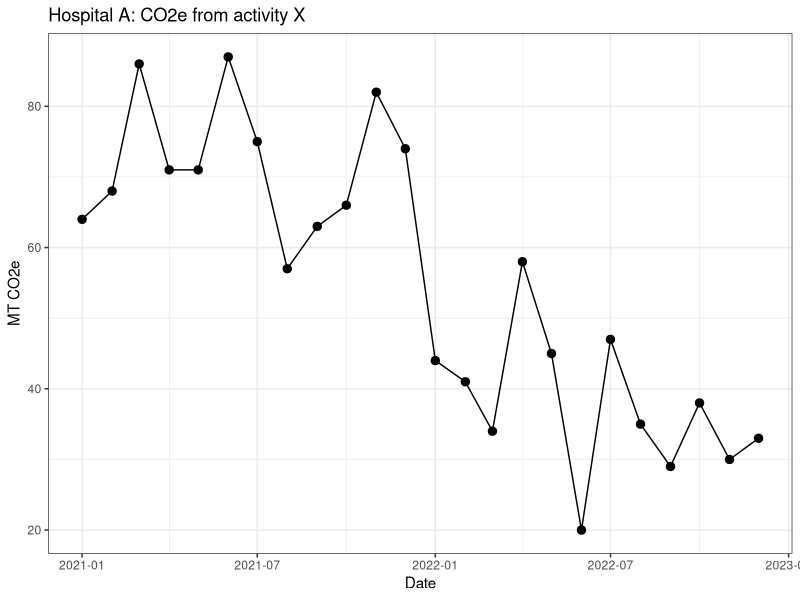
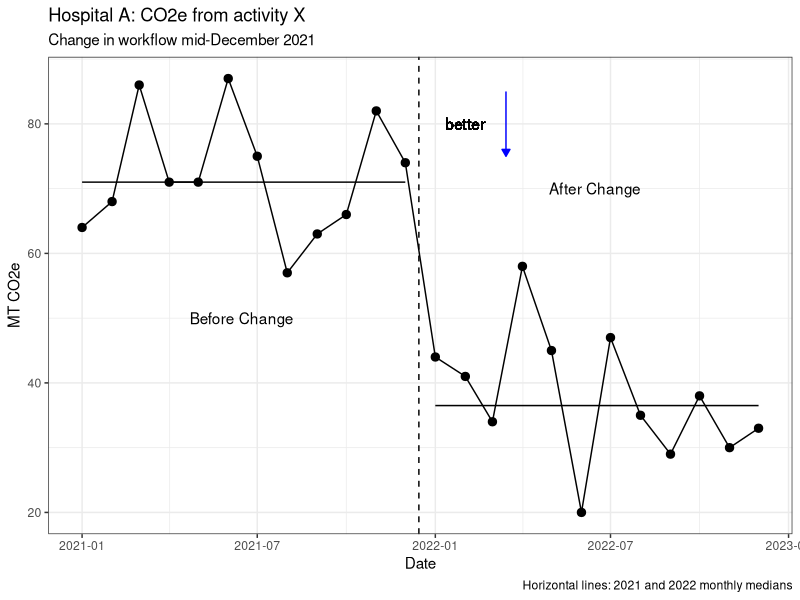
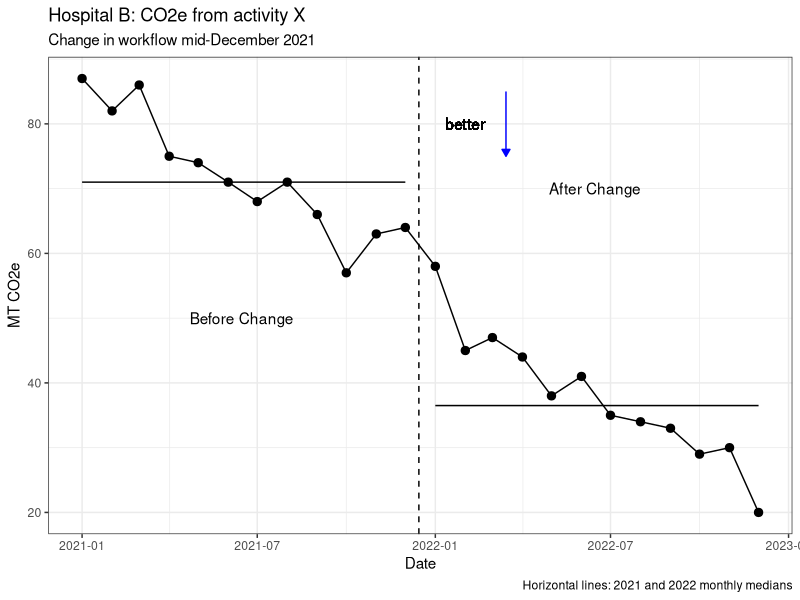
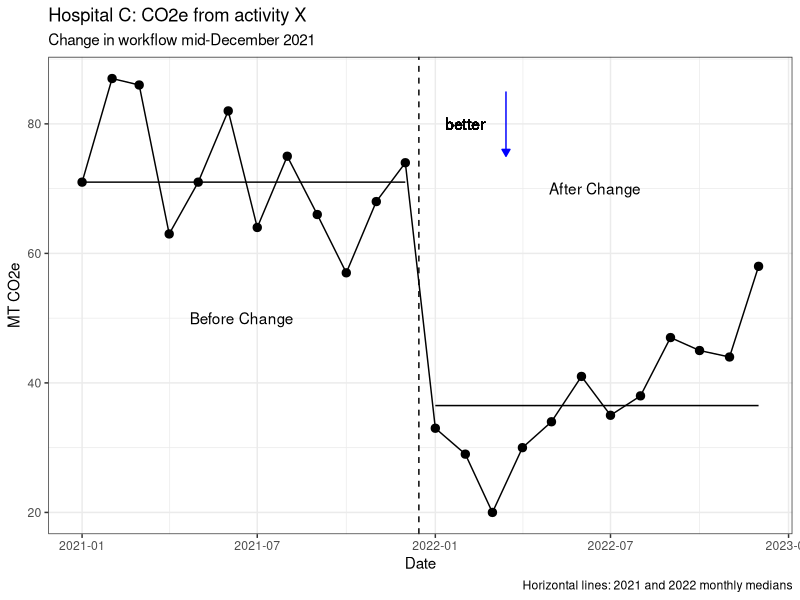
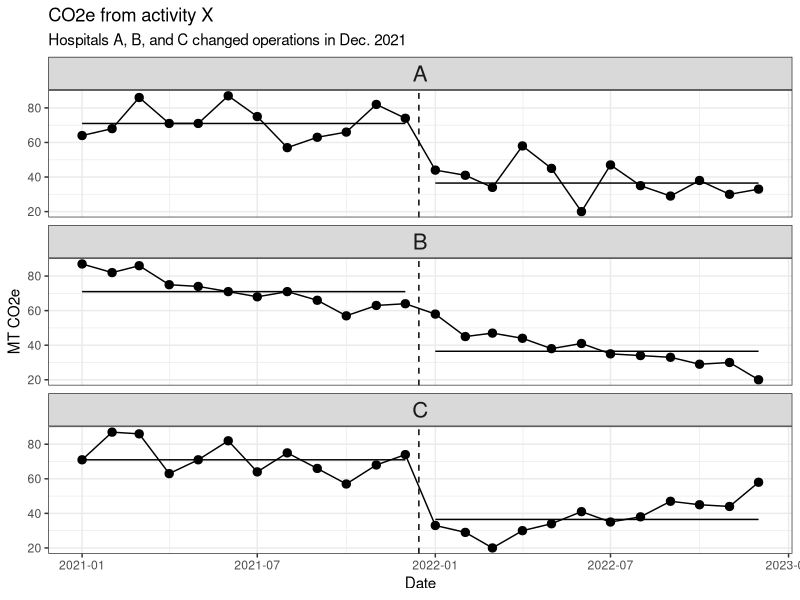

Source code (R) for these figures, in order:
## ---- chunk 1
knitr::opts_chunk$set(echo = FALSE)
library(tidyverse)
library(patchwork)


good_direction_up <- FALSE

text_y_coord_up <- c(70,50)

text_y_coord_down <- c(50,70)

if(good_direction_up) {
  
  text_y_coord <- text_y_coord_up
  
} else {
  
  text_y_coord <- text_y_coord_down 
}


unit_name <- "Hospital"

caption_main_table <- "Yearly Summary Report:  MT CO2e impact, three hospitals"

measure_description <- "tons of CO2e"

measure_label <- "CO2e from activity X"

y_var_name <- "MT CO2e"

## ---- chunk 2

set.seed(123)
y2 <- round(rnorm(n = 12, mean = 70, sd = 10),0)
y1 <- round(rnorm(n = 12, mean = 30, sd = 10),0) + 10

make_perla_df <- function(y1,y2, good_direction = good_direction_up){
      
  if(good_direction){
      y <- c(y1,y2)
      
      median_y1 <- c(rep(median(y1),12), rep(NA, 12))
      
      median_y2 <- c(rep(NA, 12), rep(median(y2), 12))
      
  } else {
      y <- c(y2,y1)
      
      median_y1 <- c(rep(median(y2),12), rep(NA, 12))
      
      median_y2 <- c(rep(NA, 12), rep(median(y1), 12))
  }   
      
      
      epoch <- c(rep_len("Before", length.out = 12), rep_len("After", length.out = 12))
      
      xA <- seq.Date(from = as.Date("2021-01-01"), length.out = 24, by = "month")
      
      df_perla <- cbind.data.frame(Date = xA, y = y,epoch = epoch, 
                                   median1 = median_y1,
                                   median2 = median_y2)

      t_test_out <- t.test(y1, y2, var.equal=TRUE)
      
      list_out <- list(df=df_perla, t_test = t_test_out)
}





#`DM pts seen by Dental`
# this function uses a data frame that has the structure created
# by the function make_perla_df
p_perla <- function(df, 
                    unit, 
                    enhanced = TRUE, 
                    measure_label0 = measure_label, 
                    good_direction = good_direction_up,
                    text_y_coord0 = text_y_coord) {
  p1 <- ggplot(data = df, aes(x = Date, y = y)) +
    theme_bw()+
    geom_point(size = rel(2.5))+
    geom_line()
  
  if(enhanced) {
    p1 <- p1 + labs(title = paste0(unit_name, " ", unit,": ", measure_label0),
         subtitle = "Change in workflow mid-December 2021",
         caption = "Horizontal lines: 2021 and 2022 monthly medians",
         y = y_var_name) +
    geom_vline(xintercept = as.Date("2021-12-15"), linetype = "dashed")+
    annotate("text", x = c(as.Date("2021-06-15"),as.Date("2022-06-15")),
             y = text_y_coord0, label = c("Before Change", "After Change"))
    
    p1.1 <- p1 + geom_line(data = df, aes(x = Date, y = median1))
  
    p_out <- p1.1 + geom_line(data = df, aes(x = Date, y = median2)) 

      # annotate("segment",x = x_arrow, xend = x_arrow, y = 3, yend = 3.3) +
   if(good_direction) {
    p_out <- p_out + annotate("segment",
        x = as.Date("2021-03-15"), xend = as.Date("2021-03-15"), y = 75, yend = 85,
        colour = "blue", arrow = arrow(type = "closed", length = unit(.2, "cm"))) +  
      geom_text(label = "better", x = as.Date("2021-02-01"), y = 80) 
   } else {
      p_out <- p_out + annotate("segment",
        x = as.Date("2022-03-15"), xend = as.Date("2022-03-15"), y = 85, yend = 75,
        colour = "blue", arrow = arrow(type = "closed", length = unit(.2, "cm"))) +
        geom_text(label = "better", x = as.Date("2022-02-01"), y = 80)
    }
    
  } else {
    p_out <- p1 + labs(title = paste0(unit_name, " ", unit,": ", measure_label), y = y_var_name)
  }
  
  return(p_out)
  
}



#Make Case 2:  no effect of change

y1_sort <- sort(y1)

y1_resort <- y1_sort[c(1,3,2,4,5,6,8,7,9,11,10,12)]

y1_resort_rev <- rev(y1_resort)

y2_sort <- sort(y2)

y2_resort <- y2_sort[c(3,2,1,4,6,5,7,8,9,11,10,12)]

y2_resort_rev <- rev(y2_resort)



#Case 3 Decay
y1_new <- sample(y1, 12)
y1_new <- sample(y1_new,12)
y1_new <- sample(y1_new,12)

y2_new <- sample(y2, 12)

y2_decay <- y2[c(7,11,6,3,12,4,2,5,1,9,10,8)]

y1_new_decay <- y1_new[c(12,1,5,8,9,2,3,4,11,10,6,7)]



#case 1 logic handled by make_perla function
case1 <- make_perla_df(y1= y1, y2 = y2)

if(good_direction_up) {
 
  case2 <- make_perla_df(y1= y1_resort, y2 = y2_resort)
  
  case3 <- make_perla_df(y1 = y1_new, y2 = y2_decay)
  
} else {
  case2 <- make_perla_df(y1= y1_resort_rev, y2 = y2_resort_rev)
  
  case3 <- make_perla_df(y1 = y1_new_decay, y2 = y2_new)
  
}

p11 <- p_perla(df = case1$df, unit = "A")

p21 <- p_perla(df = case2$df, unit = "B")

p31 <- p_perla(df = case3$df, unit = "C")
## ---- chunk 3

mean1 <- round(mean(y1),1)

mean2 <- round(mean(y2),1)

median1 <- median(y1)

median2 <- median(y2)

if(good_direction_up) {

  table1 <- data.frame(Year = c("2021", "2022"), Total = 12*c(mean1, mean2), `Monthly Average` = c(mean1, mean2),
                       `Monthly Median` = c(median1, median2))
} else {
  table1 <- data.frame(Year = c("2021", "2022"), Total = 12*c(mean2, mean1), `Monthly Average` = c(mean2, mean1),
                       `Monthly Median` = c(median2, median1))
}

#Make table repeated:  A    B      C
health_center <- c(rep.int("A",2), rep.int("B",2), rep.int("C",2))

table2 <- rbind.data.frame(table1, table1, table1) %>% 
            bind_cols(health_center) 

names(table2)[5] <- unit_name

table2 <- table2 %>% relocate(!!unit_name)
            

knitr::kable(table2, caption = caption_main_table, col.names = c(unit_name, "Year","Total", "Monthly Average", "Monthly Median"))

## ---- chunk 4

p0 <- p_perla(df = case1$df, unit = "A", enhanced = FALSE)

p0

## ---- chunk 5

p11

## ---- chunk 6

p21

## ---- chunk 7

p31

## ---- chunk 8
#pivot longer and then facet graph to make it look like Shiny

df1 <- bind_rows(case1$df,case2$df,case3$df, .id = unit_name) 

df1[,1] <- gsub("1", "A", df1[,1])
df1[,1] <- gsub("2", "B", df1[,1])
df1[,1] <- gsub("3", "C", df1[,1])

unit_name0 <- dplyr::sym(unit_name)

p_stack <- ggplot(data = df1, aes(x = Date, y = y))+  
              theme_bw()+
              geom_point(size = rel(2.5))+
              geom_line()+
              facet_wrap(unit_name0, ncol = 1)+
              geom_vline(xintercept = as.Date("2021-12-15"), linetype = "dashed") +
            labs(title = measure_label,
                 subtitle = paste0(unit_name,"s A, B, and C changed operations in Dec. 2021"))
    
#annotate("text", x = c(as.Date("2021-06-15"),as.Date("2022-06-15")),
             #y = c(70,50), label = c("Before Change", "After Change")) 


  p_stack1 <- p_stack + geom_line(data = df1, aes(x = Date, y = median1))
  
  p_stack2 <- p_stack1 + geom_line(data = df1, aes(x = Date, y = median2)) +   theme(strip.text.x = element_text(size = 16)) + labs(y = y_var_name)
  
  if(good_direction_up){
  
     p_out <- p_stack2 +
    
      geom_text(label = "better", x = as.Date("2021-02-01"), y = 80) +

      # annotate("segment",x = x_arrow, xend = x_arrow, y = 3, yend = 3.3) +

      annotate("segment",
        x = as.Date("2021-03-15"), xend = as.Date("2021-03-15"), y = 75, yend = 85,
        colour = "blue", arrow = arrow(type = "closed", length = unit(.2, "cm"))
      )
  } else {
   p_out <- p_stack2 +
    
      annotate("segment",
        x = as.Date("2022-03-15"), xend = as.Date("2022-03-15"), y = 85, yend = 75,
        colour = "blue", arrow = arrow(type = "closed", length = unit(.2, "cm")) +
        geom_text(label = "better", x = as.Date("2022-02-01"), y = 80)
      )
  }
  
p_out
